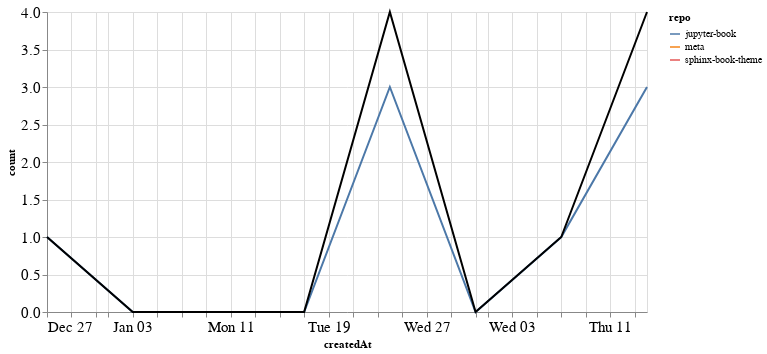

Notebook source saved alongside this figure:
### Markdown cell above
### PRs

### Code cell
prs_time = prs.groupby('repo').resample('W', on='createdAt').count()['author'].reset_index()
prs_time = prs_time.rename(columns={'author': 'count'})
prs_time_total = prs_time.groupby('createdAt').agg({"count": "sum"}).reset_index()

ch1 = alt.Chart(prs_time, width=600).mark_line().encode(
    x='createdAt',
    y='count',
    color='repo',
    tooltip="repo"
)

ch2 = alt.Chart(prs_time_total, width=600).mark_line(color="black").encode(
    x='createdAt',
    y='count',
)

ch1 + ch2

### Figure 1 — Vega-Lite specification as saved in the notebook (floating-point values rounded to 4 significant figures)
{"config": {"axisLeft": {"labelFontSize": 15}, "axisBottom": {"labelFontSize": 15}}, "layer": [{"data": {"name": "data-f641b50b41d06b01bffb91c4254ee4f2"}, "mark": "line", "encoding": {"color": {"type": "nominal", "field": "repo"}, "tooltip": {"type": "nominal", "field": "repo"}, "x": {"type": "temporal", "field": "createdAt"}, "y": {"type": "quantitative", "field": "count"}}, "width": 600}, {"data": {"name": "data-ea533b109bf164220687c140559b4514"}, "mark": {"type": "line", "color": "black"}, "encoding": {"x": {"type": "temporal", "field": "createdAt"}, "y": {"type": "quantitative", "field": "count"}}, "width": 600}], "$schema": "https://vega.github.io/schema/vega-lite/v4.8.1.json", "datasets": {"data-f641b50b41d06b01bffb91c4254ee4f2": [{"repo": "jupyter-book", "createdAt": "2020-12-27T00:00:00", "count": 1}, {"repo": "jupyter-book", "createdAt": "2021-01-03T00:00:00", "count": 0}, {"repo": "jupyter-book", "createdAt": "2021-01-10T00:00:00", "count": 0}, {"repo": "jupyter-book", "createdAt": "2021-01-17T00:00:00", "count": 0}, {"repo": "jupyter-book", "createdAt": "2021-01-24T00:00:00", "count": 3}, {"repo": "jupyter-book", "createdAt": "2021-01-31T00:00:00", "count": 0}, {"repo": "jupyter-book", "createdAt": "2021-02-07T00:00:00", "count": 1}, {"repo": "jupyter-book", "createdAt": "2021-02-14T00:00:00", "count": 3}, {"repo": "meta", "createdAt": "2021-01-24T00:00:00", "count": 1}, {"repo": "sphinx-book-theme", "createdAt": "2021-02-14T00:00:00", "count": 1}], "data-ea533b109bf164220687c140559b4514": [{"createdAt": "2020-12-27T00:00:00", "count": 1}, {"createdAt": "2021-01-03T00:00:00", "count": 0}, {"createdAt": "2021-01-10T00:00:00", "count": 0}, {"createdAt": "2021-01-17T00:00:00", "count": 0}, {"createdAt": "2021-01-24T00:00:00", "count": 4}, {"createdAt": "2021-01-31T00:00:00", "count": 0}, {"createdAt": "2021-02-07T00:00:00", "count": 1}, {"createdAt": "2021-02-14T00:00:00", "count": 4}]}}
